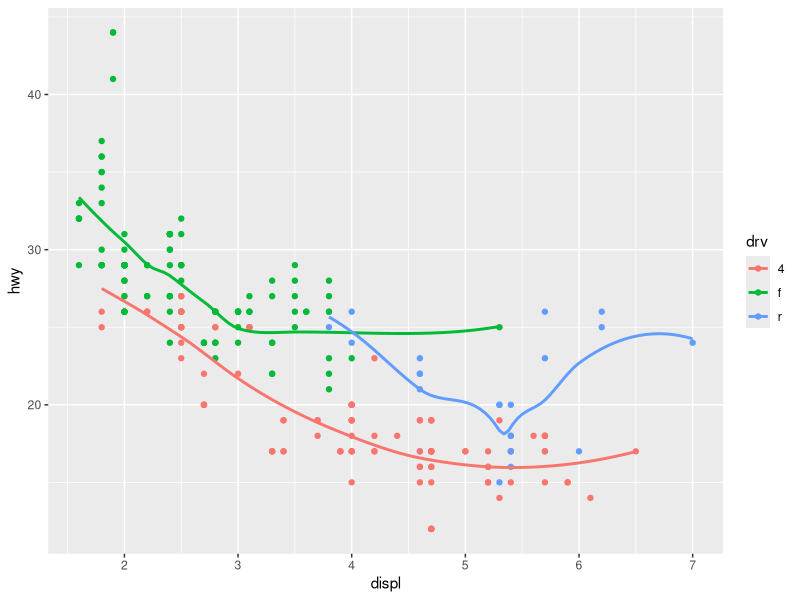
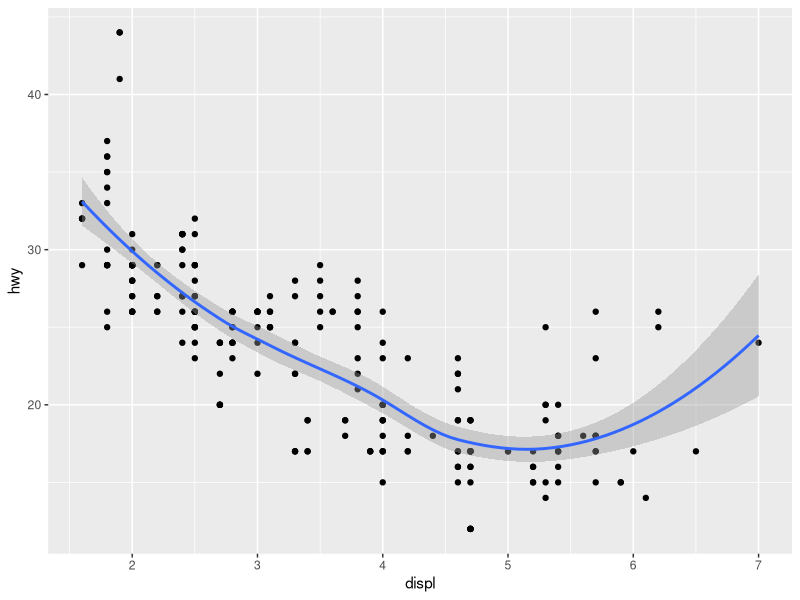
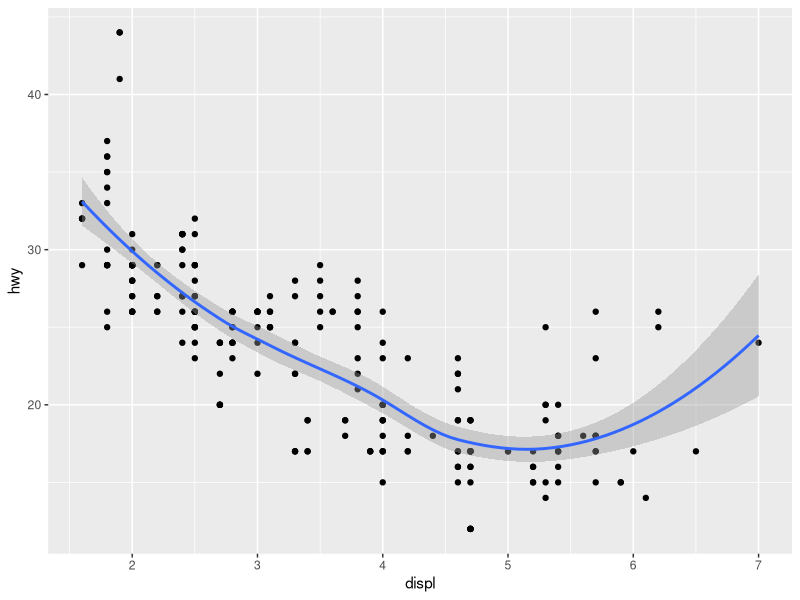
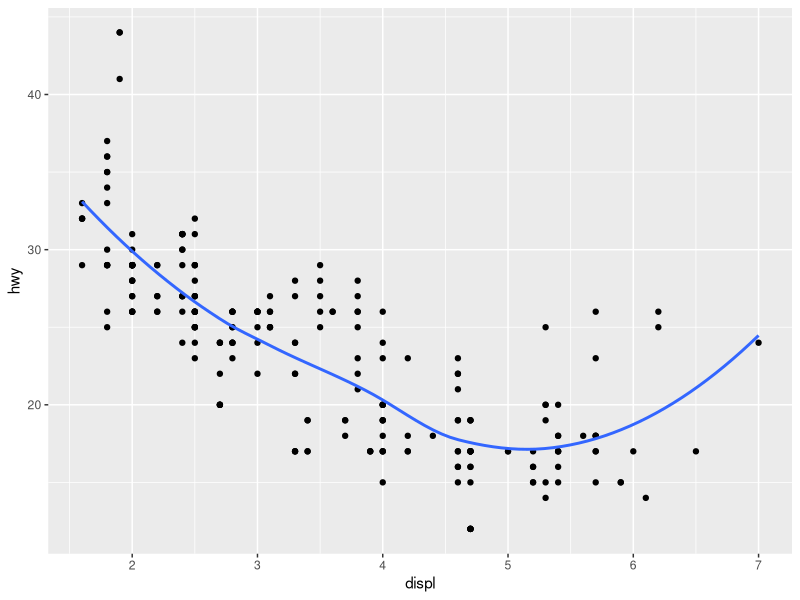
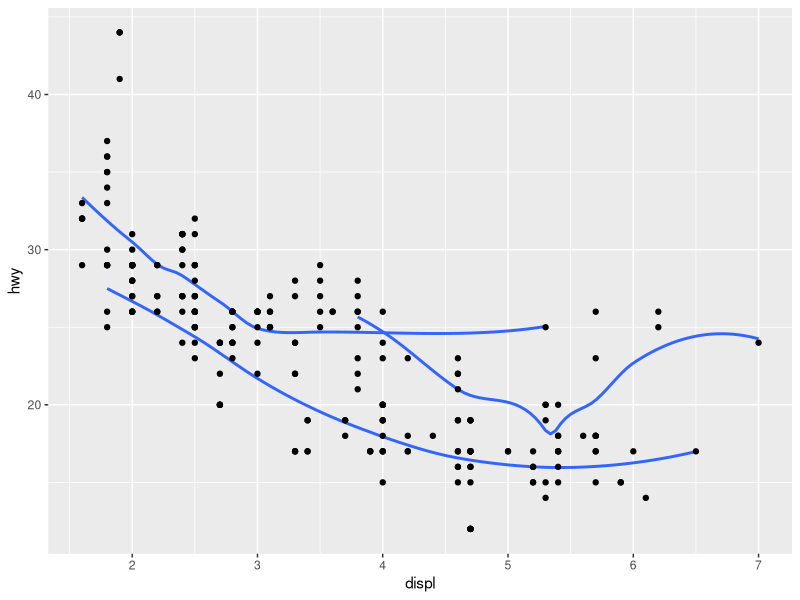
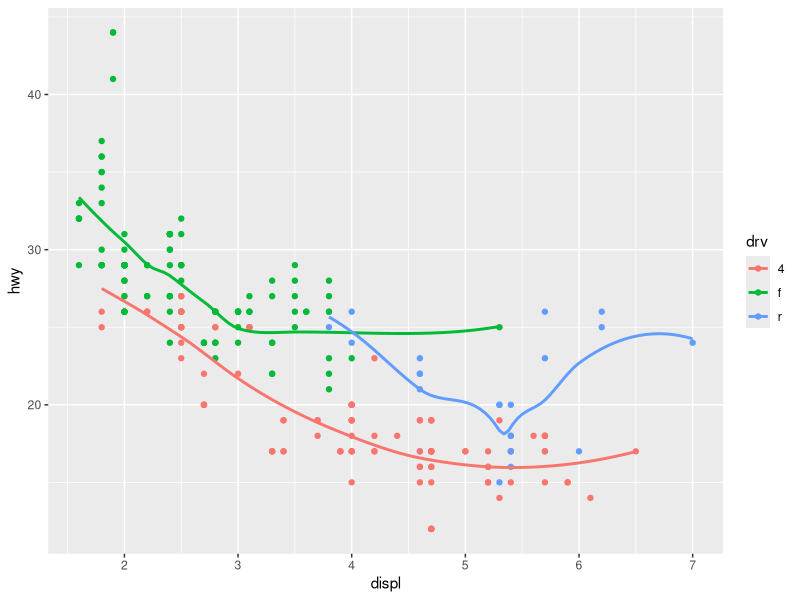
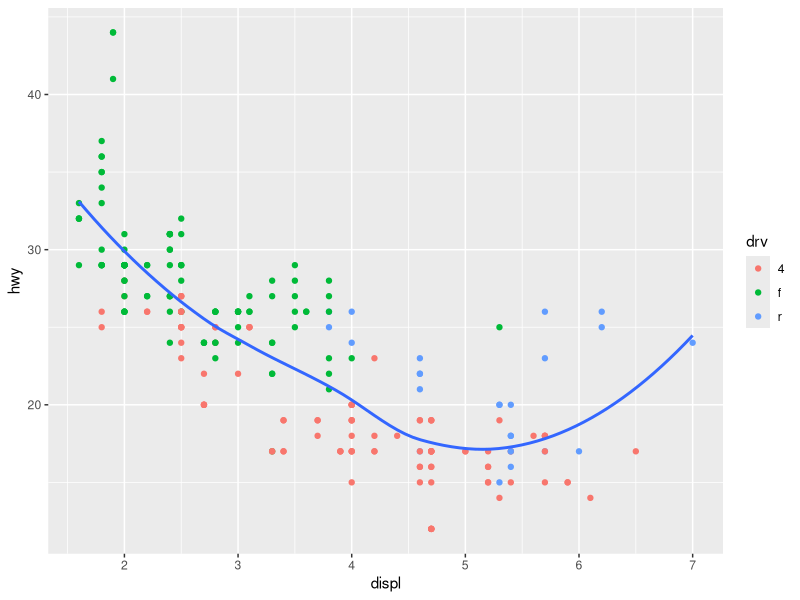
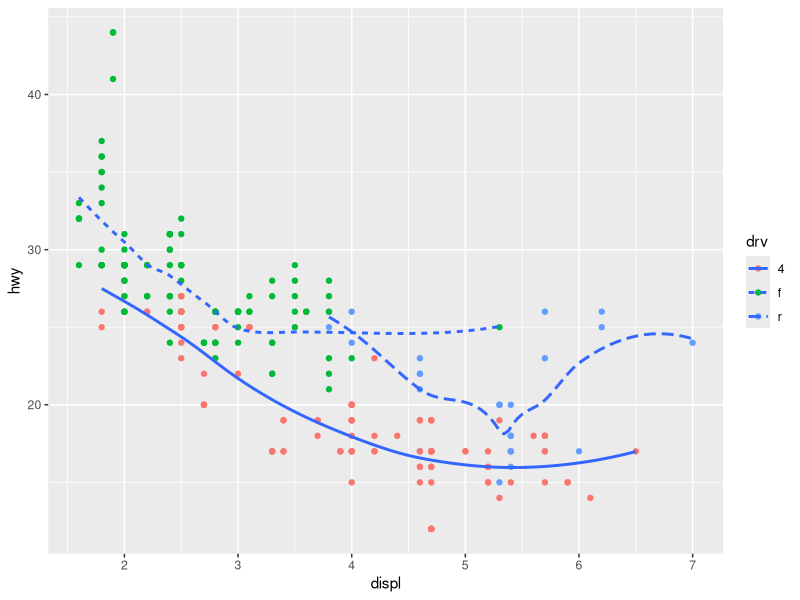

Write the R code that produced these figures, in order.
library(ggplot2)
### Exercise 3.6.1 ###
#What geom would you use to draw a line chart? A boxplot? A histogram? An area chart?
geom_line()#line chart
geom_boxplot()#boxplot
geom_histogram()# histogram
geom_area()# area chart

### Exercise 3.6.2 ###
#Run this code in your head and predict what the output will look like. Then, run the code in R and check your predictions.
ggplot(data = mpg, mapping = aes(x = displ, y = hwy, colour = drv)) +
  geom_point() +
  geom_smooth(se = FALSE)
#> `geom_smooth()` using method = 'loess' and formula 'y ~ x'
### Este código produce un scatter plot con la variable displ en el eje x, la variable hwy en el eje y, y con los puntos coloreados por la variables drv. Además se genera una línea de regresión sin error estandar, ajustadas para cada grupo de drv. 

### Exercise 3.6.3 ###
#What does show.legend = FALSE do? What happens if you remove it? Why do you think I used it earlier in the chapter?
# La opción show.legend=FALSE oculta la leyenda del plot y si se fija como TRUE muestra la leyenda del plot

### Exercise 3.6.4 ###
#What does the se argument to geom_smooth() do?
#Añade bandas alrededor de la línea de regresión que indican el error estandar

### Exercise 3.6.5 ###
#Will these two graphs look different? Why/why not?
ggplot(data = mpg, mapping = aes(x = displ, y = hwy)) +
  geom_point() +
  geom_smooth()

ggplot() +
  geom_point(data = mpg, mapping = aes(x = displ, y = hwy)) +
  geom_smooth(data = mpg, mapping = aes(x = displ, y = hwy))
#No, en el primer caso las funciones geom_point() y geom_smooth() heredan los datos de la función ggplot, y en el segundo se define esto dentro de las funciones. Los datos y las representaciones son las mismas por lo que no cambia. 

### Exercise 3.6.6 ###
#Recreate the R code necessary to generate the following graphs.
ggplot(mpg, aes(x = displ, y = hwy)) +
  geom_point() +
  geom_smooth(se = FALSE)

ggplot(mpg, aes(x = displ, y = hwy)) +
  geom_smooth(mapping = aes(group = drv), se = FALSE) +
  geom_point()

ggplot(mpg, aes(x = displ, y = hwy, colour = drv)) +
  geom_point() +
  geom_smooth(se = FALSE)

ggplot(mpg, aes(x = displ, y = hwy)) +
  geom_point(aes(colour = drv)) +
  geom_smooth(se = FALSE)

ggplot(mpg, aes(x = displ, y = hwy)) +
  geom_point(aes(colour = drv)) +
  geom_smooth(aes(linetype = drv), se = FALSE)

ggplot(mpg, aes(x = displ, y = hwy)) +
  geom_point(size = 4, color = "white") +
  geom_point(aes(colour = drv))
